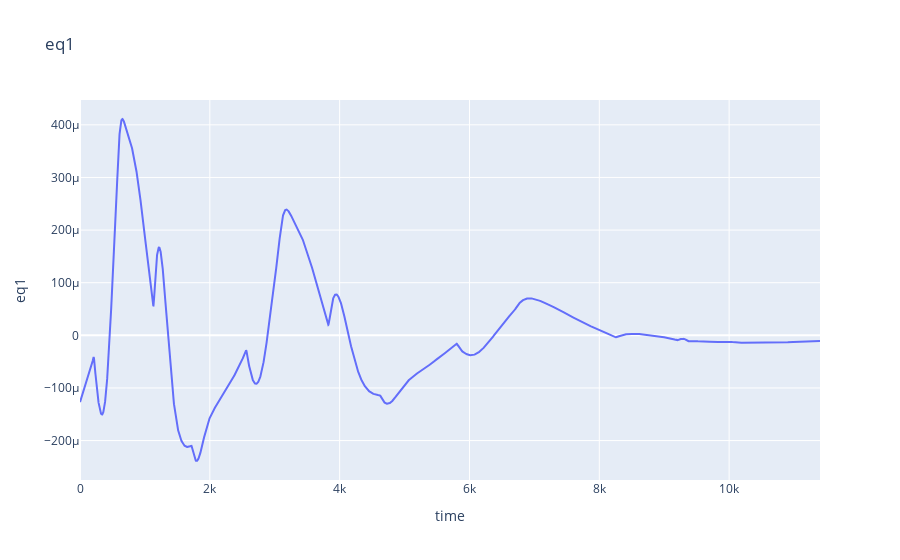

The notebook cell saved with this chart:
### Code cell
fig = go.Figure(data=go.Scatter(y=df_rbf['eq1']))
fig.update_layout(title='eq1', xaxis_title='time', yaxis_title='eq1')
fig.show()

### Figure 1 — Plotly figure (JSON) as saved in the notebook; plotly's stock layout.template omitted (floating-point values rounded to 4 significant figures; data arrays with more than 128 entries replaced by an {"elided": "..."} marker saying what was removed)
{"data": [{"type": "scatter", "y": {"elided": "11401 float values"}}], "layout": {"title": {"text": "eq1"}, "xaxis": {"title": {"text": "time"}}, "yaxis": {"title": {"text": "eq1"}}}}
